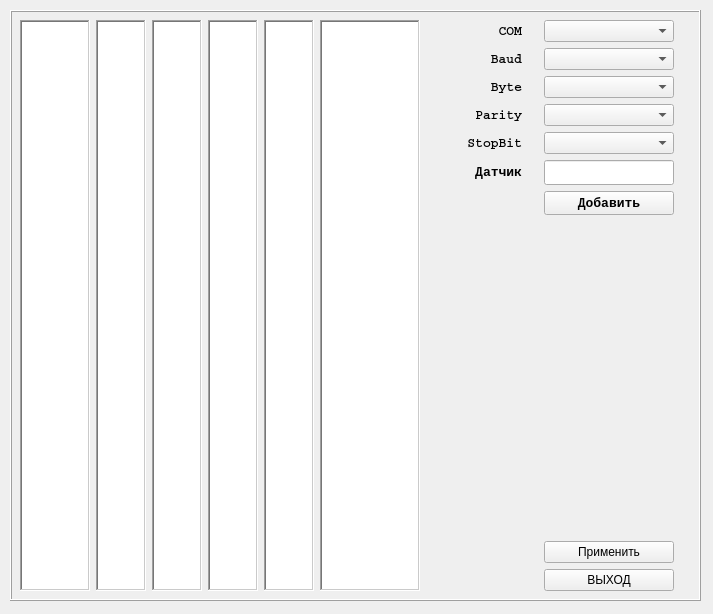
<?xml version="1.0" encoding="UTF-8"?>
<ui version="4.0">
 <class>Frame</class>
 <widget class="QFrame" name="Frame">
  <property name="geometry">
   <rect>
    <x>0</x>
    <y>0</y>
    <width>713</width>
    <height>614</height>
   </rect>
  </property>
  <property name="maximumSize">
   <size>
    <width>713</width>
    <height>614</height>
   </size>
  </property>
  <property name="windowTitle">
   <string>PortSettings</string>
  </property>
  <widget class="QFrame" name="frame">
   <property name="geometry">
    <rect>
     <x>10</x>
     <y>10</y>
     <width>691</width>
     <height>591</height>
    </rect>
   </property>
   <property name="frameShape">
    <enum>QFrame::Box</enum>
   </property>
   <property name="frameShadow">
    <enum>QFrame::Raised</enum>
   </property>
   <widget class="QWidget" name="gridLayoutWidget_2">
    <property name="geometry">
     <rect>
      <x>10</x>
      <y>10</y>
      <width>671</width>
      <height>571</height>
     </rect>
    </property>
    <layout class="QGridLayout" name="gridLayout_2">
     <item row="0" column="0">
      <widget class="QTextEdit" name="comText">
       <property name="sizePolicy">
        <sizepolicy hsizetype="Fixed" vsizetype="Expanding">
         <horstretch>0</horstretch>
         <verstretch>0</verstretch>
        </sizepolicy>
       </property>
       <property name="minimumSize">
        <size>
         <width>60</width>
         <height>0</height>
        </size>
       </property>
       <property name="maximumSize">
        <size>
         <width>70</width>
         <height>16777215</height>
        </size>
       </property>
       <property name="font">
        <font>
         <family>Arial Black</family>
         <pointsize>10</pointsize>
         <weight>75</weight>
         <bold>true</bold>
        </font>
       </property>
       <property name="frameShape">
        <enum>QFrame::WinPanel</enum>
       </property>
       <property name="textInteractionFlags">
        <set>Qt::NoTextInteraction</set>
       </property>
      </widget>
     </item>
     <item row="0" column="3">
      <widget class="QTextEdit" name="parityText">
       <property name="sizePolicy">
        <sizepolicy hsizetype="Maximum" vsizetype="Expanding">
         <horstretch>0</horstretch>
         <verstretch>0</verstretch>
        </sizepolicy>
       </property>
       <property name="maximumSize">
        <size>
         <width>50</width>
         <height>16777215</height>
        </size>
       </property>
       <property name="font">
        <font>
         <family>Arial Black</family>
         <pointsize>10</pointsize>
         <weight>75</weight>
         <bold>true</bold>
        </font>
       </property>
       <property name="frameShape">
        <enum>QFrame::WinPanel</enum>
       </property>
       <property name="lineWrapMode">
        <enum>QTextEdit::NoWrap</enum>
       </property>
       <property name="textInteractionFlags">
        <set>Qt::NoTextInteraction</set>
       </property>
      </widget>
     </item>
     <item row="0" column="4">
      <widget class="QTextEdit" name="sbitText">
       <property name="sizePolicy">
        <sizepolicy hsizetype="Maximum" vsizetype="Expanding">
         <horstretch>0</horstretch>
         <verstretch>0</verstretch>
        </sizepolicy>
       </property>
       <property name="maximumSize">
        <size>
         <width>50</width>
         <height>16777215</height>
        </size>
       </property>
       <property name="font">
        <font>
         <family>Arial Black</family>
         <pointsize>10</pointsize>
         <weight>75</weight>
         <bold>true</bold>
        </font>
       </property>
       <property name="frameShape">
        <enum>QFrame::WinPanel</enum>
       </property>
       <property name="lineWrapMode">
        <enum>QTextEdit::NoWrap</enum>
       </property>
       <property name="textInteractionFlags">
        <set>Qt::NoTextInteraction</set>
       </property>
      </widget>
     </item>
     <item row="0" column="1">
      <widget class="QTextEdit" name="baudText">
       <property name="sizePolicy">
        <sizepolicy hsizetype="Maximum" vsizetype="Expanding">
         <horstretch>0</horstretch>
         <verstretch>0</verstretch>
        </sizepolicy>
       </property>
       <property name="maximumSize">
        <size>
         <width>50</width>
         <height>16777215</height>
        </size>
       </property>
       <property name="font">
        <font>
         <family>Arial Black</family>
         <pointsize>10</pointsize>
         <weight>75</weight>
         <bold>true</bold>
        </font>
       </property>
       <property name="frameShape">
        <enum>QFrame::WinPanel</enum>
       </property>
       <property name="textInteractionFlags">
        <set>Qt::NoTextInteraction</set>
       </property>
      </widget>
     </item>
     <item row="0" column="5">
      <widget class="QTextEdit" name="sensText">
       <property name="sizePolicy">
        <sizepolicy hsizetype="Fixed" vsizetype="Expanding">
         <horstretch>0</horstretch>
         <verstretch>0</verstretch>
        </sizepolicy>
       </property>
       <property name="minimumSize">
        <size>
         <width>50</width>
         <height>0</height>
        </size>
       </property>
       <property name="maximumSize">
        <size>
         <width>100</width>
         <height>16777215</height>
        </size>
       </property>
       <property name="font">
        <font>
         <family>Arial Black</family>
         <pointsize>10</pointsize>
         <weight>75</weight>
         <italic>false</italic>
         <bold>true</bold>
        </font>
       </property>
       <property name="frameShape">
        <enum>QFrame::WinPanel</enum>
       </property>
       <property name="lineWrapMode">
        <enum>QTextEdit::NoWrap</enum>
       </property>
       <property name="html">
        <string>&lt;!DOCTYPE HTML PUBLIC &quot;-//W3C//DTD HTML 4.0//EN&quot; &quot;http://www.w3.org/TR/REC-html40/strict.dtd&quot;&gt;
&lt;html&gt;&lt;head&gt;&lt;meta name=&quot;qrichtext&quot; content=&quot;1&quot; /&gt;&lt;style type=&quot;text/css&quot;&gt;
p, li { white-space: pre-wrap; }
&lt;/style&gt;&lt;/head&gt;&lt;body style=&quot; font-family:'Arial Black'; font-size:10pt; font-weight:600; font-style:normal;&quot;&gt;
&lt;p style=&quot;-qt-paragraph-type:empty; margin-top:0px; margin-bottom:0px; margin-left:0px; margin-right:0px; -qt-block-indent:0; text-indent:0px; font-size:12pt;&quot;&gt;&lt;br /&gt;&lt;/p&gt;&lt;/body&gt;&lt;/html&gt;</string>
       </property>
       <property name="textInteractionFlags">
        <set>Qt::NoTextInteraction</set>
       </property>
      </widget>
     </item>
     <item row="0" column="2">
      <widget class="QTextEdit" name="byteText">
       <property name="sizePolicy">
        <sizepolicy hsizetype="Maximum" vsizetype="Expanding">
         <horstretch>0</horstretch>
         <verstretch>0</verstretch>
        </sizepolicy>
       </property>
       <property name="maximumSize">
        <size>
         <width>50</width>
         <height>16777215</height>
        </size>
       </property>
       <property name="font">
        <font>
         <family>Arial Black</family>
         <pointsize>10</pointsize>
         <weight>75</weight>
         <bold>true</bold>
        </font>
       </property>
       <property name="frameShape">
        <enum>QFrame::WinPanel</enum>
       </property>
       <property name="lineWrapMode">
        <enum>QTextEdit::NoWrap</enum>
       </property>
       <property name="textInteractionFlags">
        <set>Qt::NoTextInteraction</set>
       </property>
      </widget>
     </item>
     <item row="0" column="6" colspan="2">
      <layout class="QGridLayout" name="gridLayout">
       <item row="11" column="1">
        <widget class="QPushButton" name="applyButton">
         <property name="sizePolicy">
          <sizepolicy hsizetype="Maximum" vsizetype="Fixed">
           <horstretch>0</horstretch>
           <verstretch>0</verstretch>
          </sizepolicy>
         </property>
         <property name="minimumSize">
          <size>
           <width>130</width>
           <height>0</height>
          </size>
         </property>
         <property name="text">
          <string>Применить</string>
         </property>
        </widget>
       </item>
       <item row="8" column="1">
        <spacer name="verticalSpacer">
         <property name="orientation">
          <enum>Qt::Vertical</enum>
         </property>
         <property name="sizeHint" stdset="0">
          <size>
           <width>5</width>
           <height>5</height>
          </size>
         </property>
        </spacer>
       </item>
       <item row="0" column="0">
        <widget class="QLabel" name="label">
         <property name="sizePolicy">
          <sizepolicy hsizetype="Maximum" vsizetype="Fixed">
           <horstretch>0</horstretch>
           <verstretch>0</verstretch>
          </sizepolicy>
         </property>
         <property name="minimumSize">
          <size>
           <width>80</width>
           <height>0</height>
          </size>
         </property>
         <property name="font">
          <font>
           <family>Courier</family>
           <pointsize>10</pointsize>
           <weight>75</weight>
           <bold>true</bold>
          </font>
         </property>
         <property name="text">
          <string>COM</string>
         </property>
         <property name="alignment">
          <set>Qt::AlignRight|Qt::AlignTrailing|Qt::AlignVCenter</set>
         </property>
        </widget>
       </item>
       <item row="0" column="1">
        <widget class="QComboBox" name="comBox">
         <property name="sizePolicy">
          <sizepolicy hsizetype="Maximum" vsizetype="Preferred">
           <horstretch>0</horstretch>
           <verstretch>0</verstretch>
          </sizepolicy>
         </property>
         <property name="minimumSize">
          <size>
           <width>130</width>
           <height>0</height>
          </size>
         </property>
        </widget>
       </item>
       <item row="1" column="1">
        <widget class="QComboBox" name="baudBox">
         <property name="sizePolicy">
          <sizepolicy hsizetype="Maximum" vsizetype="Fixed">
           <horstretch>0</horstretch>
           <verstretch>0</verstretch>
          </sizepolicy>
         </property>
         <property name="minimumSize">
          <size>
           <width>130</width>
           <height>0</height>
          </size>
         </property>
        </widget>
       </item>
       <item row="2" column="0">
        <widget class="QLabel" name="label_4">
         <property name="sizePolicy">
          <sizepolicy hsizetype="Maximum" vsizetype="Fixed">
           <horstretch>0</horstretch>
           <verstretch>0</verstretch>
          </sizepolicy>
         </property>
         <property name="minimumSize">
          <size>
           <width>80</width>
           <height>0</height>
          </size>
         </property>
         <property name="font">
          <font>
           <family>Courier</family>
           <pointsize>10</pointsize>
           <weight>75</weight>
           <bold>true</bold>
          </font>
         </property>
         <property name="text">
          <string>Byte</string>
         </property>
         <property name="alignment">
          <set>Qt::AlignRight|Qt::AlignTrailing|Qt::AlignVCenter</set>
         </property>
        </widget>
       </item>
       <item row="1" column="0">
        <widget class="QLabel" name="label_3">
         <property name="sizePolicy">
          <sizepolicy hsizetype="Maximum" vsizetype="Fixed">
           <horstretch>0</horstretch>
           <verstretch>0</verstretch>
          </sizepolicy>
         </property>
         <property name="minimumSize">
          <size>
           <width>80</width>
           <height>0</height>
          </size>
         </property>
         <property name="font">
          <font>
           <family>Courier</family>
           <pointsize>10</pointsize>
           <weight>75</weight>
           <bold>true</bold>
          </font>
         </property>
         <property name="text">
          <string>Baud</string>
         </property>
         <property name="alignment">
          <set>Qt::AlignRight|Qt::AlignTrailing|Qt::AlignVCenter</set>
         </property>
        </widget>
       </item>
       <item row="2" column="1">
        <widget class="QComboBox" name="bytesizeBox">
         <property name="sizePolicy">
          <sizepolicy hsizetype="Maximum" vsizetype="Fixed">
           <horstretch>0</horstretch>
           <verstretch>0</verstretch>
          </sizepolicy>
         </property>
         <property name="minimumSize">
          <size>
           <width>130</width>
           <height>0</height>
          </size>
         </property>
        </widget>
       </item>
       <item row="4" column="0">
        <widget class="QLabel" name="label_6">
         <property name="sizePolicy">
          <sizepolicy hsizetype="Maximum" vsizetype="Fixed">
           <horstretch>0</horstretch>
           <verstretch>0</verstretch>
          </sizepolicy>
         </property>
         <property name="minimumSize">
          <size>
           <width>80</width>
           <height>0</height>
          </size>
         </property>
         <property name="font">
          <font>
           <family>Courier</family>
           <pointsize>10</pointsize>
           <weight>75</weight>
           <bold>true</bold>
          </font>
         </property>
         <property name="text">
          <string>StopBit</string>
         </property>
         <property name="alignment">
          <set>Qt::AlignRight|Qt::AlignTrailing|Qt::AlignVCenter</set>
         </property>
        </widget>
       </item>
       <item row="5" column="0">
        <widget class="QLabel" name="label_2">
         <property name="sizePolicy">
          <sizepolicy hsizetype="Maximum" vsizetype="Fixed">
           <horstretch>0</horstretch>
           <verstretch>0</verstretch>
          </sizepolicy>
         </property>
         <property name="minimumSize">
          <size>
           <width>80</width>
           <height>0</height>
          </size>
         </property>
         <property name="font">
          <font>
           <family>Courier</family>
           <pointsize>10</pointsize>
           <weight>75</weight>
           <bold>true</bold>
          </font>
         </property>
         <property name="text">
          <string>Датчик</string>
         </property>
         <property name="alignment">
          <set>Qt::AlignRight|Qt::AlignTrailing|Qt::AlignVCenter</set>
         </property>
        </widget>
       </item>
       <item row="5" column="1">
        <widget class="QLineEdit" name="sensEdit">
         <property name="sizePolicy">
          <sizepolicy hsizetype="Maximum" vsizetype="Fixed">
           <horstretch>0</horstretch>
           <verstretch>0</verstretch>
          </sizepolicy>
         </property>
         <property name="minimumSize">
          <size>
           <width>100</width>
           <height>25</height>
          </size>
         </property>
         <property name="maximumSize">
          <size>
           <width>130</width>
           <height>16777215</height>
          </size>
         </property>
        </widget>
       </item>
       <item row="4" column="1">
        <widget class="QComboBox" name="stopbitsBox">
         <property name="sizePolicy">
          <sizepolicy hsizetype="Maximum" vsizetype="Fixed">
           <horstretch>0</horstretch>
           <verstretch>0</verstretch>
          </sizepolicy>
         </property>
         <property name="minimumSize">
          <size>
           <width>130</width>
           <height>0</height>
          </size>
         </property>
        </widget>
       </item>
       <item row="3" column="1">
        <widget class="QComboBox" name="parityBox">
         <property name="sizePolicy">
          <sizepolicy hsizetype="Maximum" vsizetype="Fixed">
           <horstretch>0</horstretch>
           <verstretch>0</verstretch>
          </sizepolicy>
         </property>
         <property name="minimumSize">
          <size>
           <width>130</width>
           <height>0</height>
          </size>
         </property>
        </widget>
       </item>
       <item row="3" column="0">
        <widget class="QLabel" name="label_5">
         <property name="sizePolicy">
          <sizepolicy hsizetype="Maximum" vsizetype="Fixed">
           <horstretch>0</horstretch>
           <verstretch>0</verstretch>
          </sizepolicy>
         </property>
         <property name="minimumSize">
          <size>
           <width>80</width>
           <height>0</height>
          </size>
         </property>
         <property name="font">
          <font>
           <family>Courier</family>
           <pointsize>10</pointsize>
           <weight>75</weight>
           <bold>true</bold>
          </font>
         </property>
         <property name="text">
          <string>Parity</string>
         </property>
         <property name="alignment">
          <set>Qt::AlignRight|Qt::AlignTrailing|Qt::AlignVCenter</set>
         </property>
        </widget>
       </item>
       <item row="12" column="1">
        <widget class="QPushButton" name="extButton">
         <property name="sizePolicy">
          <sizepolicy hsizetype="Maximum" vsizetype="Fixed">
           <horstretch>0</horstretch>
           <verstretch>0</verstretch>
          </sizepolicy>
         </property>
         <property name="minimumSize">
          <size>
           <width>130</width>
           <height>0</height>
          </size>
         </property>
         <property name="text">
          <string>ВЫХОД</string>
         </property>
        </widget>
       </item>
       <item row="6" column="1">
        <widget class="QPushButton" name="addButton">
         <property name="sizePolicy">
          <sizepolicy hsizetype="Maximum" vsizetype="Fixed">
           <horstretch>0</horstretch>
           <verstretch>0</verstretch>
          </sizepolicy>
         </property>
         <property name="minimumSize">
          <size>
           <width>130</width>
           <height>0</height>
          </size>
         </property>
         <property name="font">
          <font>
           <family>Courier</family>
           <pointsize>10</pointsize>
           <weight>75</weight>
           <bold>true</bold>
          </font>
         </property>
         <property name="text">
          <string>Добавить</string>
         </property>
        </widget>
       </item>
       <item row="10" column="1">
        <spacer name="verticalSpacer_2">
         <property name="orientation">
          <enum>Qt::Vertical</enum>
         </property>
         <property name="sizeHint" stdset="0">
          <size>
           <width>5</width>
           <height>5</height>
          </size>
         </property>
        </spacer>
       </item>
      </layout>
     </item>
    </layout>
   </widget>
  </widget>
 </widget>
 <resources/>
 <connections/>
</ui>
